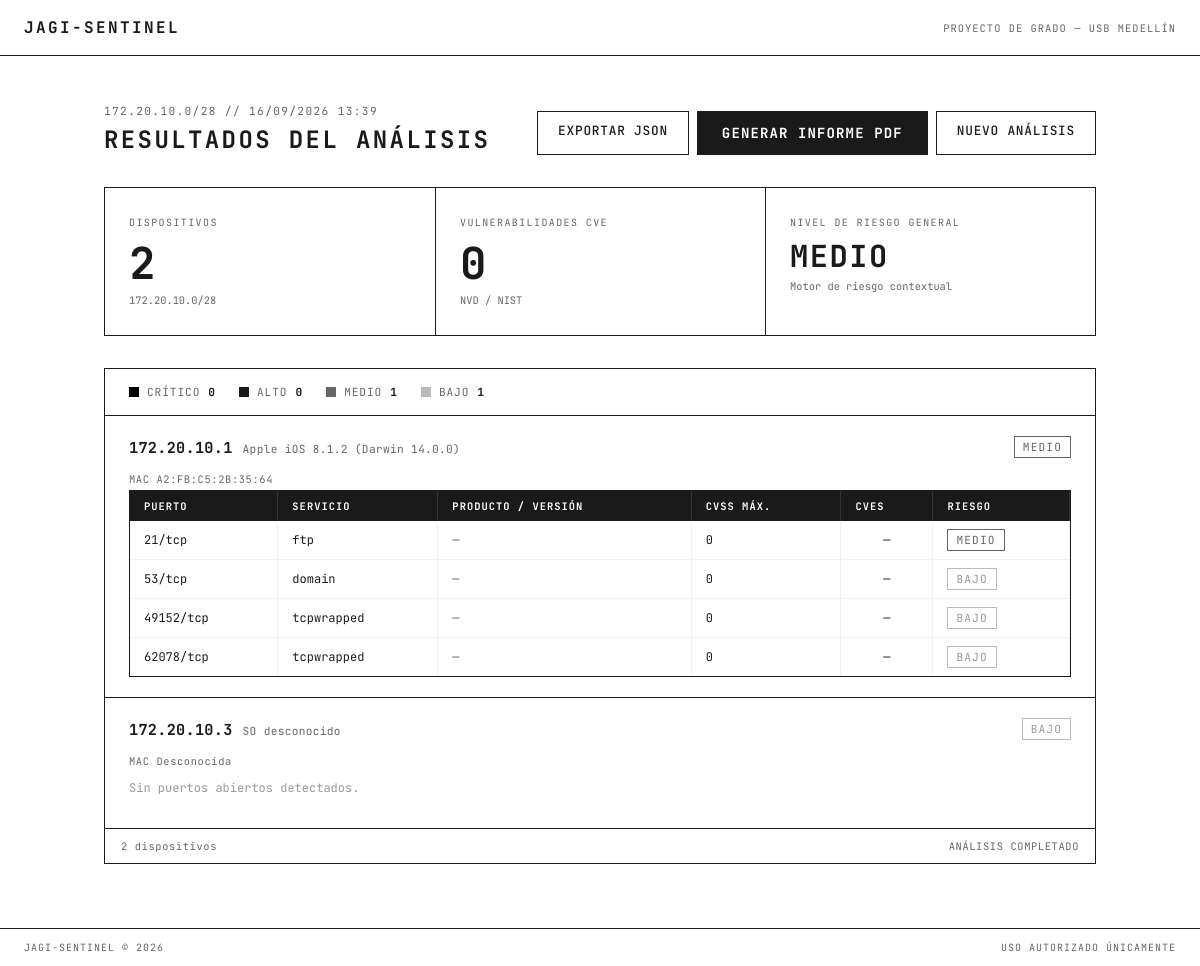
Page /dashboard/9 on the committed database.
### modules/models.py (models this page shows, shortened)
class Analisis(db.Model):
    __tablename__ = "analisis"
    id = db.Column(db.Integer, primary_key=True)
    fecha = db.Column(db.DateTime, default=lambda: datetime.now(timezone.utc))
    red_cidr = db.Column(db.String(50))
    riesgo_general = db.Column(db.String(20))  # Bajo / Medio / Alto / Crítico
    dispositivos = db.relationship(
        "Dispositivo", backref="analisis", cascade="all, delete-orphan"
    )

class Dispositivo(db.Model):
    __tablename__ = "dispositivos"
    id = db.Column(db.Integer, primary_key=True)
    analisis_id = db.Column(db.Integer, db.ForeignKey("analisis.id"), nullable=False)
    ip = db.Column(db.String(45), nullable=False)
    mac = db.Column(db.String(20))
    fabricante = db.Column(db.String(100))
    sistema_operativo = db.Column(db.String(150))
    nivel_riesgo = db.Column(db.String(20))
    servicios = db.relationship(
        "Servicio", backref="dispositivo", cascade="all, delete-orphan"
    )

class Servicio(db.Model):
    __tablename__ = "servicios"
    id = db.Column(db.Integer, primary_key=True)
    dispositivo_id = db.Column(db.Integer, db.ForeignKey("dispositivos.id"), nullable=False)
    puerto = db.Column(db.Integer, nullable=False)
    protocolo = db.Column(db.String(10), default="tcp")
    nombre_servicio = db.Column(db.String(100))
    producto = db.Column(db.String(150))
    version = db.Column(db.String(50))
    cpe = db.Column(db.String(255))
    cvss_max = db.Column(db.Float, default=0)
    nivel_riesgo = db.Column(db.String(20))
    vulnerabilidades = db.relationship(
        "Vulnerabilidad", backref="servicio", cascade="all, delete-orphan"
    )

### app.py (the view)
@app.route("/dashboard/<int:analisis_id>")
def dashboard(analisis_id):
    analisis = Analisis.query.get_or_404(analisis_id)
    total_cve = 0
    risk_counts = {"Crítico": 0, "Alto": 0, "Medio": 0, "Bajo": 0}
    for d in analisis.dispositivos:
        risk_counts[d.nivel_riesgo or "Bajo"] = risk_counts.get(d.nivel_riesgo or "Bajo", 0) + 1
        for s in d.servicios:
            total_cve += len(s.vulnerabilidades)
    return render_template(
        "dashboard.html", analisis=analisis, total_cve=total_cve, risk_counts=risk_counts
    )

### app.py (called while the page is built)
def risk_slug(nivel):
    mapa = {"crítico": "critico", "alto": "alto", "medio": "medio", "bajo": "bajo"}
    return mapa.get((nivel or "bajo").strip().lower(), "bajo")

### templates/dashboard.html (shortened to what this page needs)
{% extends "base.html" %}
{% block content %}
<main class="screen">
    <div class="results-title-row">
        <div>
            <div class="results-meta">{{ analisis.red_cidr or "Red desconocida" }} // {{ analisis.fecha.strftime("%d/%m/%Y %H:%M") }}</div>
            <h1>RESULTADOS DEL ANÁLISIS</h1>
        </div>
        <div class="results-actions">
            <a class="btn-secondary" href="{{ url_for('descargar_json', analisis_id=analisis.id) }}">Exportar JSON</a>
            <a class="btn-primary" href="{{ url_for('descargar_pdf', analisis_id=analisis.id) }}">Generar Informe PDF</a>
            <a class="btn-secondary" href="{{ url_for('index') }}">Nuevo Análisis</a>
        </div>
    </div>
    <div class="summary-cards">
        <div class="card">
            <div class="label">Dispositivos</div>
            <div class="value">{{ analisis.dispositivos|length }}</div>
            <div class="sub">{{ analisis.red_cidr or "—" }}</div>
        </div>
        <div class="card">
            <div class="label">Vulnerabilidades CVE</div>
            <div class="value">{{ total_cve }}</div>
            <div class="sub">NVD / NIST</div>
        </div>
        <div class="card">
            <div class="label">Nivel de Riesgo General</div>
            <div class="value" style="font-size: 1.9rem; letter-spacing: 0.05em;">{{ (analisis.riesgo_general or "Bajo")|upper }}</div>
            <div class="sub">Motor de riesgo contextual</div>
        </div>
    </div>
    <div class="risk-bar">
        {% for nivel in ["Crítico", "Alto", "Medio", "Bajo"] %}
        <div class="risk-item">
            <div class="swatch" style="background:{{ {'Crítico':'#000000','Alto':'#1A1A1A','Medio':'#666666','Bajo':'#BBBBBB'}[nivel] }}"></div>
            <span class="risk-label">{{ nivel|upper }}</span>
            <span class="risk-count">{{ risk_counts.get(nivel, 0) }}</span>
        </div>
        {% endfor %}
    </div>
    {% if analisis.dispositivos %}
    <div class="device-list">
        {% for d in analisis.dispositivos %}
        <div class="device-block">
            <div class="device-block-head">
                <h3>{{ d.ip }}<span class="so">{{ d.sistema_operativo or "SO desconocido" }}</span></h3>
                <span class="risk-tag {{ (d.nivel_riesgo or 'Bajo')|risk_slug }}">{{ (d.nivel_riesgo or "Bajo")|upper }}</span>
            </div>
            <div class="device-meta">MAC {{ d.mac or "desconocida" }}{% if d.fabricante %} &middot; {{ d.fabricante }}{% endif %}</div>
            {% if d.servicios %}
            <div class="device-table-wrap">
                <table class="device-table compact">
                    <thead>
                        <tr>
                            <th>Puerto</th>
                            <th>Servicio</th>
                            <th>Producto / Versión</th>
                            <th>CVSS máx.</th>
                            <th>CVEs</th>
                            <th>Riesgo</th>
                        </tr>
                    </thead>
                    <tbody>
                        {% for s in d.servicios %}
                        <tr>
                            <td>{{ s.puerto }}/{{ s.protocolo }}</td>
                            <td>{{ s.nombre_servicio or "—" }}</td>
                            <td class="muted-cell">{{ s.producto or "—" }}{% if s.version %} {{ s.version }}{% endif %}</td>
                            <td>{{ s.cvss_max or 0 }}</td>
                            <td class="cve-cell">{{ s.vulnerabilidades|length if s.vulnerabilidades else "—" }}</td>
                            <td><span class="risk-tag {{ (s.nivel_riesgo or 'Bajo')|risk_slug }}">{{ (s.nivel_riesgo or "Bajo")|upper }}</span></td>
                        </tr>
                        {% endfor %}
                    </tbody>
                </table>
            </div>
            {% else %}
            <p class="empty-cell" style="font-family:'JetBrains Mono',monospace; font-size:0.75rem;">Sin puertos abiertos detectados.</p>
            {% endif %}
        </div>
        {% endfor %}
    </div>
    <div class="table-footer">
        <span>{{ analisis.dispositivos|length }} dispositivos</span>
        <span>ANÁLISIS COMPLETADO</span>
    </div>
    {% else %}
    <div class="empty-state">No se encontraron dispositivos activos en esta red.</div>
    {% endif %}
</main>
{% endblock %}

### rows in the picture
Analisis: red_cidr "172.20.10.0/28", fecha "16/09/2026 13:39", riesgo_general "MEDIO"
Dispositivo: ip "172.20.10.1", sistema_operativo "Apple iOS 8.1.2 (Darwin 14.0.0)", nivel_riesgo "MEDIO", mac "A2:FB:C5:2B:35:64"
Servicio: puerto "21", protocolo "tcp", nombre_servicio "ftp", producto "—", cvss_max "0", vulnerabilidades|length "—", nivel_riesgo "MEDIO"
Servicio: puerto "53", protocolo "tcp", nombre_servicio "domain", producto "—", cvss_max "0", vulnerabilidades|length "—", nivel_riesgo "BAJO"
Servicio: puerto "49152", protocolo "tcp", nombre_servicio "tcpwrapped", producto "—", cvss_max "0", vulnerabilidades|length "—", nivel_riesgo "BAJO"
Servicio: puerto "62078", protocolo "tcp", nombre_servicio "tcpwrapped", producto "—", cvss_max "0", vulnerabilidades|length "—", nivel_riesgo "BAJO"
Dispositivo: ip "172.20.10.3", sistema_operativo "SO desconocido", nivel_riesgo "BAJO", mac "Desconocida", shows "Sin puertos abiertos detectados."

### other values in the picture
{{ analisis.dispositivos|length }} "2"
{{ total_cve }} "0"
{{ nivel|upper }} "CRÍTICO" "ALTO" "MEDIO" "BAJO"
{{ risk_counts.get(nivel, 0) }} "0" "0" "1" "1"
